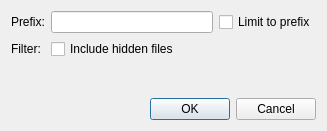
<?xml version="1.0" encoding="UTF-8"?>
<ui version="4.0">
 <class>QuickOpen::Internal::FileSystemFilterOptions</class>
 <widget class="QDialog" name="QuickOpen::Internal::FileSystemFilterOptions">
  <property name="geometry">
   <rect>
    <x>0</x>
    <y>0</y>
    <width>327</width>
    <height>131</height>
   </rect>
  </property>
  <property name="windowTitle">
   <string>Filter configuration</string>
  </property>
  <layout class="QGridLayout" name="gridLayout">
   <item row="1" column="0">
    <widget class="QLabel" name="label">
     <property name="text">
      <string>Prefix:</string>
     </property>
     <property name="buddy">
      <cstring>shortcutEdit</cstring>
     </property>
    </widget>
   </item>
   <item row="1" column="1">
    <widget class="QLineEdit" name="shortcutEdit"/>
   </item>
   <item row="1" column="2">
    <widget class="QCheckBox" name="limitCheck">
     <property name="text">
      <string>Limit to prefix</string>
     </property>
    </widget>
   </item>
   <item row="4" column="1" colspan="2">
    <widget class="QDialogButtonBox" name="buttonBox">
     <property name="orientation">
      <enum>Qt::Horizontal</enum>
     </property>
     <property name="standardButtons">
      <set>QDialogButtonBox::Cancel|QDialogButtonBox::Ok</set>
     </property>
    </widget>
   </item>
   <item row="3" column="1">
    <spacer name="verticalSpacer">
     <property name="orientation">
      <enum>Qt::Vertical</enum>
     </property>
     <property name="sizeHint" stdset="0">
      <size>
       <width>20</width>
       <height>20</height>
      </size>
     </property>
    </spacer>
   </item>
   <item row="2" column="1">
    <widget class="QCheckBox" name="hiddenFilesFlag">
     <property name="text">
      <string>Include hidden files</string>
     </property>
    </widget>
   </item>
   <item row="2" column="0">
    <widget class="QLabel" name="label_2">
     <property name="text">
      <string>Filter:</string>
     </property>
    </widget>
   </item>
  </layout>
 </widget>
 <resources/>
 <connections>
  <connection>
   <sender>buttonBox</sender>
   <signal>accepted()</signal>
   <receiver>QuickOpen::Internal::FileSystemFilterOptions</receiver>
   <slot>accept()</slot>
   <hints>
    <hint type="sourcelabel">
     <x>248</x>
     <y>254</y>
    </hint>
    <hint type="destinationlabel">
     <x>157</x>
     <y>274</y>
    </hint>
   </hints>
  </connection>
  <connection>
   <sender>buttonBox</sender>
   <signal>rejected()</signal>
   <receiver>QuickOpen::Internal::FileSystemFilterOptions</receiver>
   <slot>reject()</slot>
   <hints>
    <hint type="sourcelabel">
     <x>316</x>
     <y>260</y>
    </hint>
    <hint type="destinationlabel">
     <x>286</x>
     <y>274</y>
    </hint>
   </hints>
  </connection>
 </connections>
</ui>
